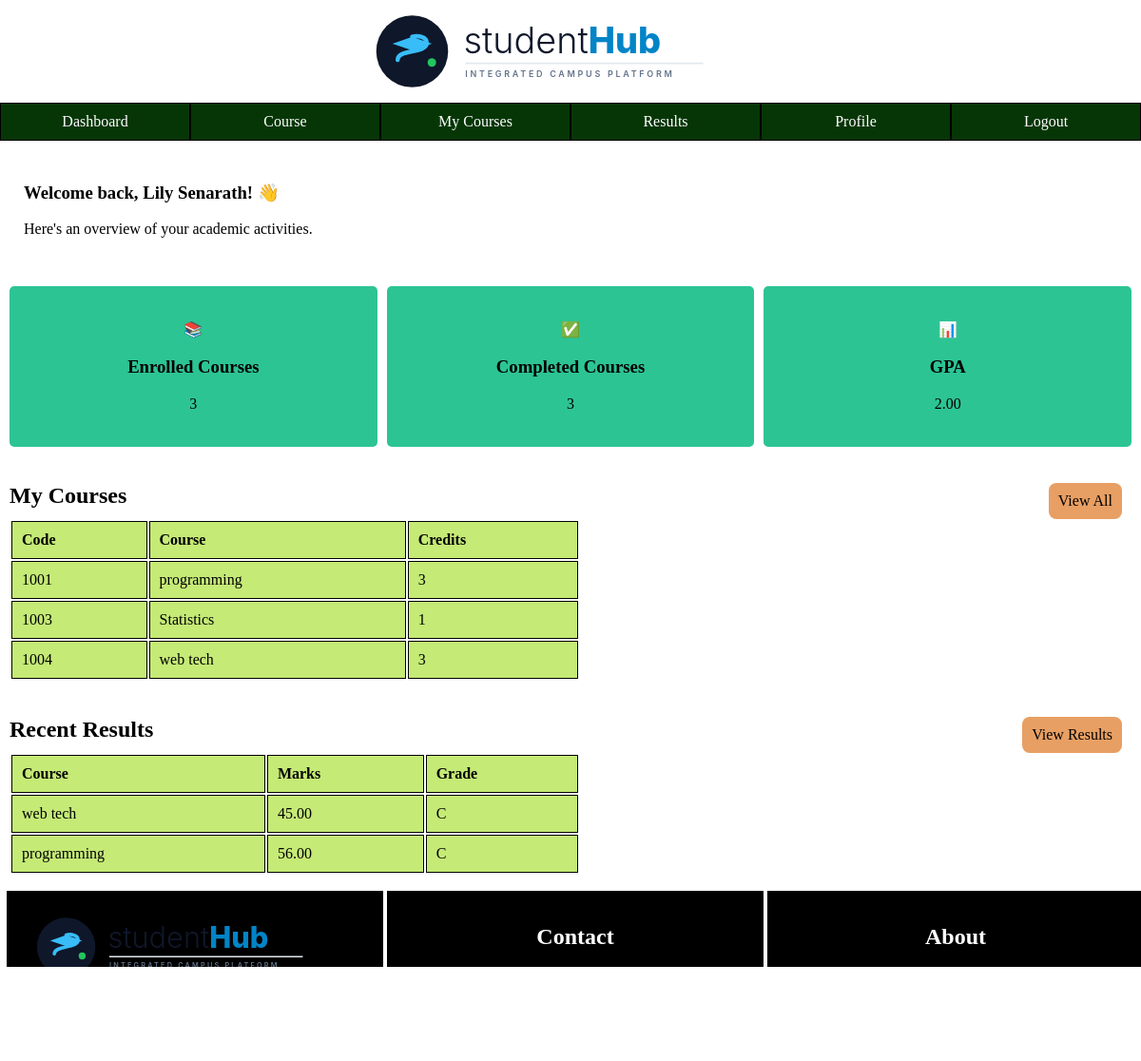
/student/dashboard.php (signed in), run on the app's committed database.
### tables this page shows
CREATE TABLE `courses` (
  `course_id` int(11) NOT NULL,
  `course_code` varchar(20) NOT NULL,
  `course_name` varchar(100) NOT NULL,
  `credits` int(11) NOT NULL,
  `description` text DEFAULT NULL
);

CREATE TABLE `results` (
  `result_id` int(11) NOT NULL,
  `student_id` int(11) NOT NULL,
  `course_id` int(11) NOT NULL,
  `marks` decimal(5,2) NOT NULL,
  `grade` varchar(5) NOT NULL
);

### student/dashboard.php (the view, shortened to what this page needs)
<?php
    include "../includes/db.php";
    $user_id = $_SESSION['user_id'];
?>
<!DOCTYPE html>
<html lang="en">
<head>
    <link rel="stylesheet" href="/student_management/css/style.css">
</head>
<body>
    <?php
        include "../includes/header.php";
    ?>
    <?php
        include "../includes/student-navbar.php";
    ?>
    <div class="welcome-section">
        <h3>Welcome back, <?php echo $_SESSION['name']; ?>! 👋</h3>
        <p>Here's an overview of your academic activities.</p>
    </div>
    <div class="cards">
        <div>
            <p>📚</p>
            <h3>Enrolled Courses</h3>
            <p>
                <?php
                    $stmt = $conn->prepare("SELECT COUNT(*) AS total_courses FROM enrollments e JOIN students s ON e.student_id = s.student_id WHERE s.user_id = ?");
                    $stmt->bind_param("i", $user_id);
                    $stmt->execute();
                    $result = $stmt->get_result();
                    $row = $result->fetch_assoc();
                    echo $row['total_courses'];
                ?>
            </p>
        </div>
        <div>
            <p>✅</p>
            <h3>Completed Courses</h3>
            <p>
                <?php
                    $stmt = $conn->prepare("SELECT COUNT(*) AS total_completed FROM enrollments e JOIN students s ON e.student_id = s.student_id WHERE s.user_id = ?");
                    $stmt->bind_param("i", $user_id);
                    $stmt->execute();
                    $result = $stmt->get_result();
                    $row = $result->fetch_assoc();
                    echo $row['total_completed'];
                ?>
            </p>
        </div>
        <div>
            <p>📊</p>
            <h3> GPA </h3>
            <p>
                <?php
                    $grade_points = [
                        "A+" => 4.0,
                        "A"  => 4.0,
                        "A-" => 3.7,
                        "B+" => 3.3,
                        "B"  => 3.0,
                        "B-" => 2.7,
                        "C+" => 2.3,
                        "C"  => 2.0,
                        "C-" => 1.7,
                        "D"  => 1.0,
                        "F"  => 0.0
                    ];
                    $stmt = $conn->prepare("SELECT r.grade, c.credits FROM results r JOIN courses c ON r.course_id = c.course_id JOIN students s ON r.student_id = s.student_id WHERE s.user_id = ? ");
                    $stmt->bind_param("i", $user_id);
                    $stmt->execute();
                    $result = $stmt->get_result();
                    $total_points = 0;
                    $total_credits = 0;
                    while($row = $result->fetch_assoc()){
                        $grade = $row['grade'];
                        $credits = $row['credits'];
                        $point = $grade_points[$grade];
                        $total_points += $point* $credits;
                        $total_credits += $credits;
                    }
                    if($total_credits > 0){
                        $gpa = $total_points / $total_credits;
                    } else {
                        $gpa = 0;
                    }
                    echo number_format($gpa, 2);
                ?>
            </p>
        </div>
    </div>
    <br>
    <div class="my-courses">
        <div class="theme">
            <h2>My Courses</h2>
            <a href="../student/my_courses.php">View All</a>
        </div>
        <table width="600" >
            <thead>
                <tr>
                    <th>Code</th>
                    <th>Course</th>
                    <th>Credits</th>
                </tr>
            </thead>
            <tbody>
                <?php
                    $stmt = $conn->prepare("SELECT c.course_code, c.course_name, c.credits FROM courses c JOIN enrollments e ON c.course_id = e.course_id JOIN students s ON s.student_id = e.student_id WHERE s.user_id = ? LIMIT 3");
                    $stmt->bind_param("i", $user_id);
                    $stmt->execute();
                    $result = $stmt->get_result();
                    while($row = $result->fetch_assoc()){
                        echo"<tr>
                            <td>{$row['course_code']}</td>
                            <td>{$row['course_name']}</td>
                            <td>{$row['credits']}</td>
                        </tr>
                        ";
                    }
                ?>
            </tbody>
        </table>
    </div>
    <br>
    <div class="recent-results">
        <div class="theme">
            <h2>Recent Results</h2>
            <a href="../student/results.php">View Results</a>
        </div>
        <table width="600" >
            <thead>
                <tr>
                    <th>Course</th>
                    <th>Marks</th>
                    <th>Grade</th>
                </tr>
            </thead>
            <tbody>
                <?php
                    $stmt = $conn->prepare("SELECT c.course_name, r.marks, r.grade FROM courses c JOIN results r ON c.course_id = r.course_id  JOIN students s ON s.student_id = r.student_id WHERE s.user_id = ? ORDER BY r.result_id DESC LIMIT 3");
                    $stmt->bind_param("i", $user_id);
                    $stmt->execute();
                    $result = $stmt->get_result();
                    while($row = $result->fetch_assoc()){
                        echo"<tr>
                            <td>{$row['course_name']}</td>
                            <td>{$row['marks']}</td>
                            <td>{$row['grade']}</td>
                        </tr>
                        ";
                    }
                ?>
            </tbody>
        </table>
    </div>
    <?php
        include "../includes/footer.php";
    ?>
</body>
</html>

### css/style.css (style rules this page uses)
* { box-sizing: border-box; }
html, body { margin: 0; min-height: 100%; }
body { min-height: 100vh; display: flex; flex-direction: column; }

### student/dashboard.php (style rules this page uses)
.welcome-section { margin: 25px; }
.cards { margin: 10px; display: flex; flex-direction: row; gap: 10px; text-align: center; }
.cards div { border-radius: 5px; padding: 20px; flex: 1; background-color: rgb(45, 196, 148); }
.my-courses, .recent-results { margin: 10px; }
.theme { display: flex; justify-content: space-between; }
.my-courses h2, .recent-results h2 { margin: 0; }
.my-courses a, .recent-results a { border-radius: 8px; text-decoration: none; padding: 10px; margin-right: 10px; background-color: rgb(232, 159, 99); color: black; }
th, td { padding: 10px; text-align: left; background-color: #c5ea76; border: 1px solid black; }

### data on the page
courses: course_code "1001", course_name "programming", credits "3"
courses: course_code "1003", course_name "Statistics", credits "1"
courses: course_code "1004", course_name "web tech", credits "3"
results: course.course_name "web tech", marks "45.00", grade "C"
results: course.course_name "programming", marks "56.00", grade "C"

### other printed values
$_SESSION['name'] "Lily Senarath"
$row['total_courses'] "3"
$row['total_completed'] "3"
$gpa "2.00"
